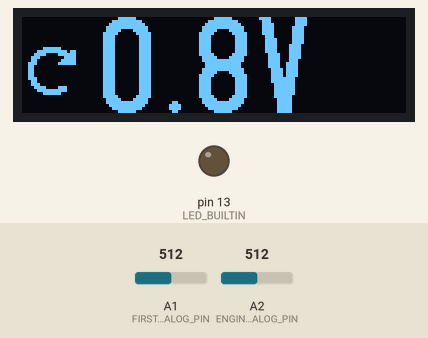
Simulated run of this sketch. Board: Arduino Nano, built with avr-gcc and run on an emulated ATmega328P. Parts: 128×32 one-colour display, output pins drawn as LEDs (lit = HIGH). The inputs (shaded band) are chosen by the test bench; at power-on: A1 (FIRST_ANALOG_PIN) = 512, A2 (ENGINE_ANALOG_PIN) = 512. What the sketch prints to the serial monitor is not drawn.

Above: at 1.2 s.
1.3 s: A1 (FIRST_ANALOG_PIN) set to 716
At 4.1 s:
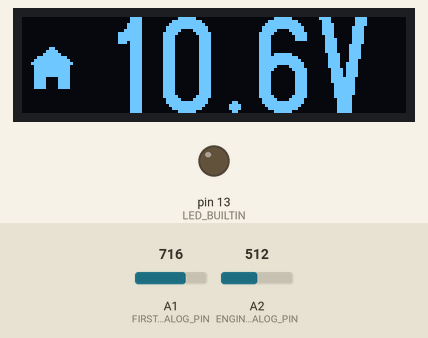
4.3 s: A2 (ENGINE_ANALOG_PIN) set to 716
At 4.9 s:
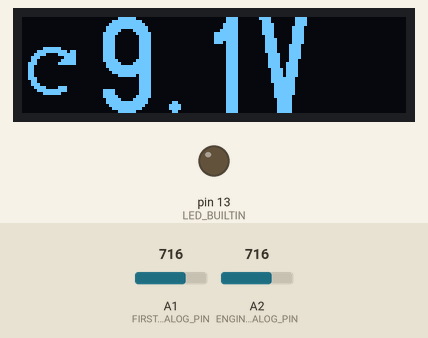
7.3 s: A1 (FIRST_ANALOG_PIN) set to 900
At 8.8 s:
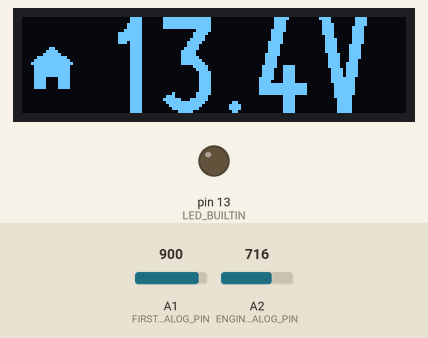
10.3 s: A2 (ENGINE_ANALOG_PIN) set to 900
At 12.3 s:
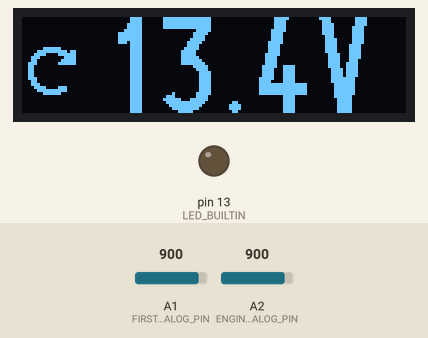
13.3 s: A1 (FIRST_ANALOG_PIN) set to 1023
At 15.2 s:
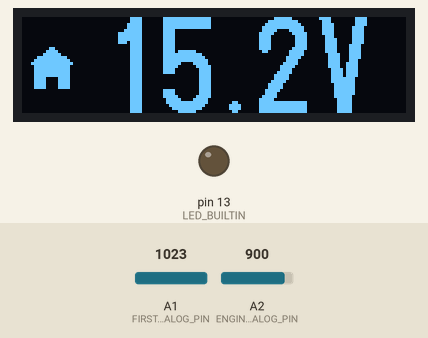
16.3 s: A2 (ENGINE_ANALOG_PIN) set to 1023
At 18.8 s:
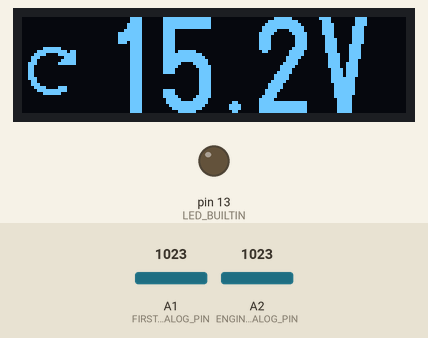
Timing chart, 0 to 20.3 s (numbered marks = the images above; inputs shaded):
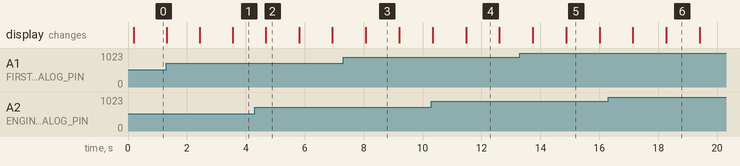

Measured:
- after the input at 4.3 s, the display: changes after 0.37 s (image 2)
- after the input at 7.3 s, the display: changes after 0.77 s (image 3)
- after the input at 10.3 s, the display: first differs from a run without the input after 1.2 s (image 4)
- after the input at 13.3 s, the display: first differs from a run without the input after 1.6 s (image 5)
- after the input at 16.3 s, the display: first differs from a run without the input after 2.0 s (image 6)
- what the display in image 2 shows lasts 1.1 s, from 4.7 s to 5.8 s

The sketch:

OLED_Voltmeter.ino
```cpp
/*
 * 2Ch Voltmeter OLED display
 * requires U8g2 library by oliver
 * https://github.com/olikraus/u8g2/wiki/
 *
 * V1.0
 *
 * Wiring:
 * OLED -> Arduino Nano
 * GND -> GND
 * VCC -> 5V
 * SDA -> A4
 * SCL -> A5
 *
 * Analog:
 * Voltage divider: 62k / 4.7k
 * Reference set to INTERNAL (1.1V)
 * House Battery: A1
 * Engine Battery: A2
 *
 */


#include <Arduino.h>
//#include <SPI.h>

#include <U8g2lib.h>
/* Constructor for graphic mode */
U8G2_SSD1306_128X32_UNIVISION_1_HW_I2C u8g2(/* rotation=*/ U8G2_R0, /* clock=*/ 21, /* data=*/ 20);

//#include <LowPower.h>

#define HOUSE_SYMBOL 68
#define ENGINE_SYMBOL 79

#define FIRST_ANALOG_PIN A1
#define HOUSE_ANALOG_PIN A1
#define ENGINE_ANALOG_PIN A2


const double ANALOG_FACTOR[] = { (15.2 / 1024.0), (15.2 / 1024.0) };

#define FILTER_QTY 2
#define FILTER_SIZE 10
int filter[FILTER_QTY][FILTER_SIZE];

double house_voltage, engine_voltage;

long next_display_update;
#define DISPLAY_UPDATE_INTERVAL 1000
bool displayAlternate = false;

void setup(void)
{
  Serial.begin(9600);
  Serial.println("Started ....");
  u8g2.begin();

  pinMode(LED_BUILTIN, OUTPUT);
  digitalWrite(LED_BUILTIN, LOW);   // LED OFF

  analogReference(INTERNAL);

  // preset all filters
  int f;
  for (int i=0; i<FILTER_SIZE; i++) {
    for (f=0; f<FILTER_QTY; f++) {
      filter[f][i] = 0;
    }
  }
  next_display_update = 0;
}

void display_V(float voltage, char symbol) {
  String displayStr = String(voltage, 1) + "V";
  u8g2.firstPage();
  do {
    u8g2.setFont(u8g2_font_open_iconic_embedded_2x_t);
    String str = String("") + symbol;
    u8g2.drawStr(2,26,str.c_str() );
    u8g2.setFont(u8g2_font_logisoso32_tr); //u8g2_font_ncenB14_tr   u8g2_font_inb30_mn
    u8g2.drawStr(25,32,displayStr.c_str());

  } while ( u8g2.nextPage() );

}

void display_str(const char* str) {
  u8g2.firstPage();
  do {
    u8g2.setFont(u8g2_font_logisoso32_tr);
    u8g2.drawStr(0,32,str);
  } while ( u8g2.nextPage() );
}

/*
 * Filter analog signal
 * the filter speed is determined by the call frequency of this function
 * and the filter length.
 * The filter is based on an averaged FIFO
 */
int analog_filter(int *filter_array, int newValue) {
  for (int i=FILTER_SIZE-2; i>=0; i--) {
    filter_array[i+1] = filter_array[i];
  }
  filter_array[0] = newValue;
  int total = 0;
  for (int i=0; i<FILTER_SIZE; i++) {
    total += filter_array[i];
  }
  return total / FILTER_SIZE;
}

double analog_read(byte analog_pin) {
  int ai_raw = analogRead(analog_pin);
  int ai_filtered = analog_filter(filter[analog_pin-FIRST_ANALOG_PIN], ai_raw);
  double voltage = (float)ai_filtered * ANALOG_FACTOR[analog_pin-FIRST_ANALOG_PIN];
  return voltage;
}

void display_update() {
  double voltage;
  if (displayAlternate) {
    display_V( house_voltage, char(HOUSE_SYMBOL) ) ;
  } else {
    display_V( engine_voltage, char(ENGINE_SYMBOL) );
  }
  displayAlternate = !displayAlternate;
}

void loop(void)
{
  //display_V(12.5, char(HOUSE_SYMBOL) );
  house_voltage = analog_read(HOUSE_ANALOG_PIN);
  delay(25);
  engine_voltage = analog_read(ENGINE_ANALOG_PIN);
  delay(25);
  if (millis() > next_display_update) {
    display_update();
    next_display_update = millis() + DISPLAY_UPDATE_INTERVAL;
  }

  //LowPower.idle(SLEEP_1S, ADC_OFF, TIMER2_OFF, TIMER1_OFF, TIMER0_OFF, SPI_OFF, USART0_OFF, TWI_OFF);

}
```
